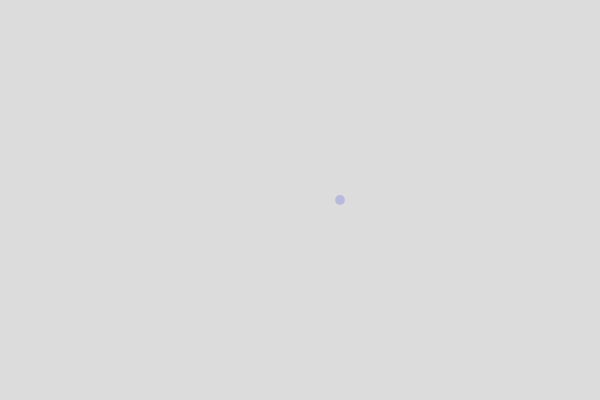
Frame 1 (no input)
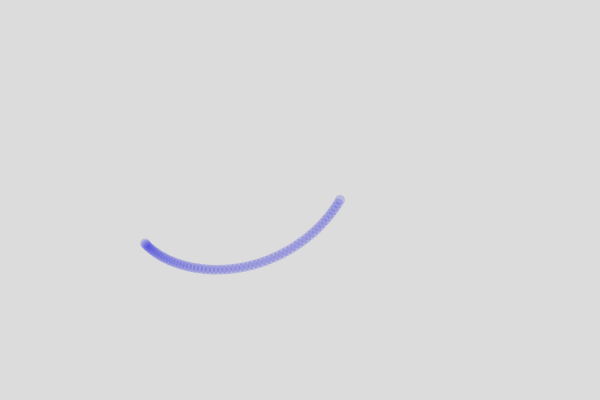
Frame 60 (no input)
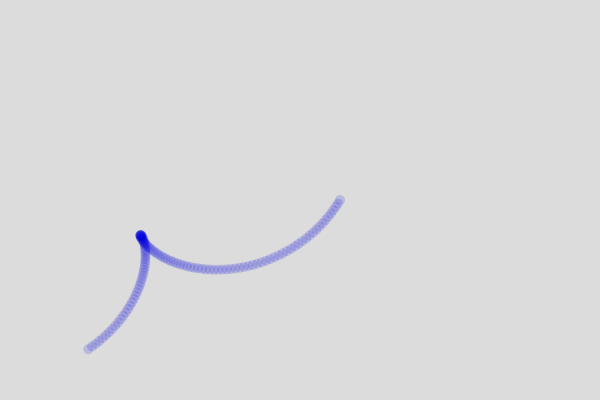
Frame 120 (the mouse pressed at the canvas centre since frame 60)

The p5.js sketch that drew these frames (run headless with seeded random() and noise() and a simulated clock; from frame 60 on, the mouse is pressed at the canvas centre):

// p5.js sketch
// ── sketch.js
// The first demo of the SpiroGraph inspired tracing program.
// Use translate and rotate to move shapes.

let x = 300.0;
let y = 200.0;
let vx = -2.0;
let vy = 1.0;

let a1 = 0.0;

let tracing = true;

let tColor;


function setup() {
  createCanvas(600, 400);
  background(220);
  tColor = color(0,0,220,40);
}

function draw() {
  if (tracing == false) {
    background(220);
  }

  push(); // save the current transformation state
  
  noStroke();
  translate(x,y);
  if (tracing == false) {
    fill(0, 200, 0);
    ellipse(0,0,60,60);
  }
  
  fill(tColor);
  rotate(a1);
  translate(40,0);
  ellipse(0,0,10,10);
  
  pop(); // restore the transformation to previously saved state
  
  a1 = a1 + 0.06;
  x = x + vx;
  y = y + vy;
  
  if (x > width) {
    vx = vx * -1.0;
    tColor = color(random(80,240),0,0,40);
  }
  else if (x < 0.0) {
    vx = vx * -1.0;
    tColor = color(0,random(80,240),0,40);
  }
  if (y > height) {
    vy = vy * -1.0;
    tColor = color(0,0,random(80,240),40);
  }
  else if (y < 0.0) {
    vy = vy * -1.0;
    tColor = color(random(80,240),0,random(80,240),40);
  }
}

function keyPressed() {
  if (key == 't') {
    tracing = !tracing;
    background(220);
  }
}
